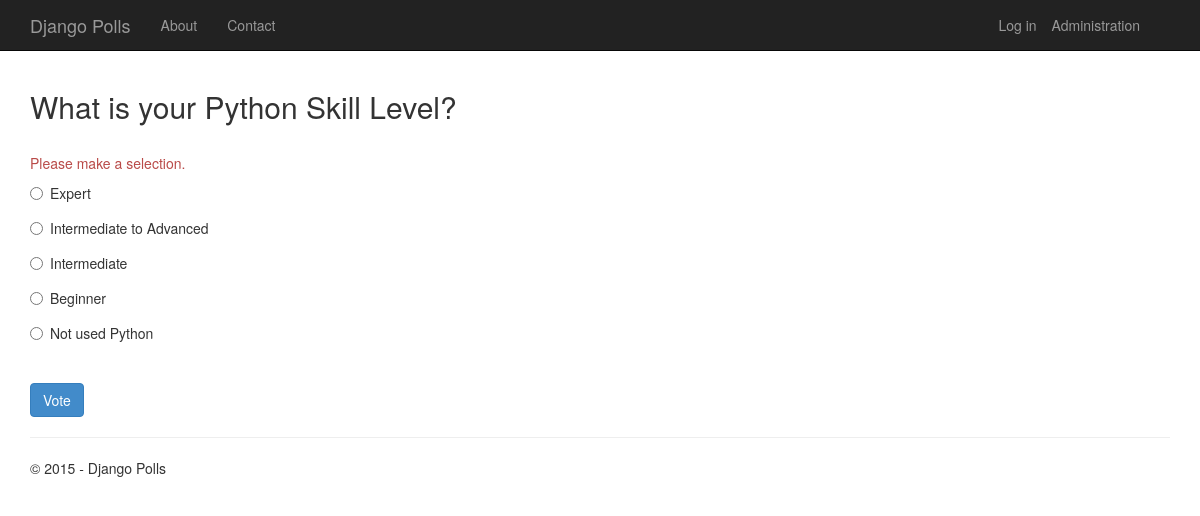
The page /4/vote/ on the database its author committed.
### app/models.py (models this page shows, shortened)
class Poll(models.Model):
    text = models.CharField(max_length=200)
    pub_date = models.DateTimeField('date published')

class Choice(models.Model):
    poll = models.ForeignKey(Poll)
    text = models.CharField(max_length=200)
    votes = models.IntegerField(default=0)

### app/views.py (the view)
# urls.py: url(r'^(?P<poll_id>\d+)/vote/$', 'app.views.vote', name='vote'),
def vote(request, poll_id):
    poll = get_object_or_404(Poll, pk=poll_id)
    try:
        selected_choice = poll.choice_set.get(pk=request.POST['choice'])
    except (KeyError, Choice.DoesNotExist):
        return render(request, 'app/details.html', {
            'title': 'Poll',
            'year': datetime.now().year,
            'poll': poll,
            'error_message': "Please make a selection.",
    })
    else:
        selected_choice.votes += 1
        selected_choice.save()
        return HttpResponseRedirect(reverse('app:results', args=(poll.id,)))

### app/templates/app/details.html (shortened to what this page needs)
{% extends "app/layout.html" %}
{% block content %}
<h2>{{poll.text}}</h2>
<br />
{% if error_message %}
<p class="text-danger">{{error_message}}</p>
{% endif %}
<form action="{% url 'app:vote' poll.id %}" method="post">
{% for choice in poll.choice_set.all %}
    <div class="radio">
        <label>
            <input type="radio" name="choice" id="choice{{ forloop.counter }}" value="{{ choice.id }}" />
            {{ choice.text }}
        </label>
    </div>
{% endfor %}
    <br />
    <button class="btn btn-primary" type="submit">Vote</button>
</form>
{% endblock %}

### app/static/app/content/site.css (style rules this page uses)
input, select, textarea { max-width: 280px; }
.radio, .checkbox { margin-bottom: 20px; }

### rows shown on the page
Poll: text "What is your Python Skill Level?"
Choice: text "Expert"
Choice: text "Intermediate to Advanced"
Choice: text "Intermediate"
Choice: text "Beginner"
Choice: text "Not used Python"

### other values the page prints
{{ error_message }} "Please make a selection."
